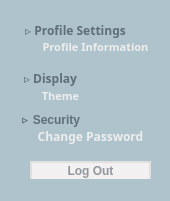
<?xml version="1.0" encoding="UTF-8"?>
<ui version="4.0">
 <class>MainWindow</class>
 <widget class="QMainWindow" name="MainWindow">
  <property name="geometry">
   <rect>
    <x>0</x>
    <y>0</y>
    <width>170</width>
    <height>201</height>
   </rect>
  </property>
  <property name="windowTitle">
   <string>MainWindow</string>
  </property>
  <property name="styleSheet">
   <string notr="true">background-color: #afc3cc;
color: #A9A9A9;</string>
  </property>
  <widget class="QWidget" name="centralwidget">
   <widget class="QPushButton" name="B_LogOut">
    <property name="geometry">
     <rect>
      <x>30</x>
      <y>161</y>
      <width>121</width>
      <height>20</height>
     </rect>
    </property>
    <property name="font">
     <font>
      <weight>75</weight>
      <bold>true</bold>
     </font>
    </property>
    <property name="cursor">
     <cursorShape>PointingHandCursor</cursorShape>
    </property>
    <property name="styleSheet">
     <string notr="true">border: 2px solid #E0E0E0;
background-color: #F2F0F0;
color: #91979e;</string>
    </property>
    <property name="text">
     <string>Log Out</string>
    </property>
   </widget>
   <widget class="QPushButton" name="B_Security">
    <property name="geometry">
     <rect>
      <x>20</x>
      <y>110</y>
      <width>61</width>
      <height>21</height>
     </rect>
    </property>
    <property name="font">
     <font>
      <pointsize>9</pointsize>
      <weight>75</weight>
      <bold>true</bold>
     </font>
    </property>
    <property name="cursor">
     <cursorShape>ArrowCursor</cursorShape>
    </property>
    <property name="styleSheet">
     <string notr="true">border: 2px;
background-color: #AFC3CC;
color: #5f6e78;</string>
    </property>
    <property name="text">
     <string>▹ Security</string>
    </property>
   </widget>
   <widget class="QPushButton" name="B_Display">
    <property name="geometry">
     <rect>
      <x>20</x>
      <y>70</y>
      <width>61</width>
      <height>16</height>
     </rect>
    </property>
    <property name="font">
     <font>
      <family>Microsoft YaHei</family>
      <pointsize>9</pointsize>
      <weight>75</weight>
      <bold>true</bold>
     </font>
    </property>
    <property name="cursor">
     <cursorShape>ArrowCursor</cursorShape>
    </property>
    <property name="styleSheet">
     <string notr="true">border: 2px;
background-color: #AFC3CC;
color: #5f6e78;</string>
    </property>
    <property name="text">
     <string>▹ Display</string>
    </property>
   </widget>
   <widget class="QPushButton" name="B_Pro5">
    <property name="geometry">
     <rect>
      <x>20</x>
      <y>20</y>
      <width>111</width>
      <height>21</height>
     </rect>
    </property>
    <property name="font">
     <font>
      <family>Microsoft YaHei</family>
      <pointsize>9</pointsize>
      <weight>75</weight>
      <bold>true</bold>
     </font>
    </property>
    <property name="cursor">
     <cursorShape>ArrowCursor</cursorShape>
    </property>
    <property name="styleSheet">
     <string notr="true">border: 2px;
background-color: #AFC3CC;
color: #5f6e78;</string>
    </property>
    <property name="text">
     <string>▹ Profile Settings</string>
    </property>
   </widget>
   <widget class="QPushButton" name="B_Pro5Infor">
    <property name="geometry">
     <rect>
      <x>30</x>
      <y>36</y>
      <width>131</width>
      <height>21</height>
     </rect>
    </property>
    <property name="font">
     <font>
      <family>Microsoft YaHei UI Light</family>
      <pointsize>8</pointsize>
      <weight>75</weight>
      <bold>true</bold>
     </font>
    </property>
    <property name="cursor">
     <cursorShape>PointingHandCursor</cursorShape>
    </property>
    <property name="styleSheet">
     <string notr="true">color: #ededed;
border-radius: 4px;</string>
    </property>
    <property name="text">
     <string>Profile Information</string>
    </property>
   </widget>
   <widget class="QPushButton" name="B_Theme">
    <property name="geometry">
     <rect>
      <x>30</x>
      <y>86</y>
      <width>61</width>
      <height>20</height>
     </rect>
    </property>
    <property name="font">
     <font>
      <family>Microsoft YaHei UI Light</family>
      <pointsize>8</pointsize>
      <weight>75</weight>
      <bold>true</bold>
     </font>
    </property>
    <property name="cursor">
     <cursorShape>PointingHandCursor</cursorShape>
    </property>
    <property name="styleSheet">
     <string notr="true">color: #ededed;
border-radius: 2px;</string>
    </property>
    <property name="text">
     <string>Theme</string>
    </property>
   </widget>
   <widget class="QPushButton" name="B_ChangePassword">
    <property name="geometry">
     <rect>
      <x>30</x>
      <y>126</y>
      <width>121</width>
      <height>21</height>
     </rect>
    </property>
    <property name="font">
     <font>
      <family>Microsoft YaHei UI Light</family>
      <weight>75</weight>
      <bold>true</bold>
     </font>
    </property>
    <property name="cursor">
     <cursorShape>PointingHandCursor</cursorShape>
    </property>
    <property name="styleSheet">
     <string notr="true">color: #ededed;
border-radius: 4px;</string>
    </property>
    <property name="text">
     <string>Change Password</string>
    </property>
   </widget>
   <zorder>B_Pro5Infor</zorder>
   <zorder>B_ChangePassword</zorder>
   <zorder>B_LogOut</zorder>
   <zorder>B_Pro5</zorder>
   <zorder>B_Theme</zorder>
   <zorder>B_Display</zorder>
   <zorder>B_Security</zorder>
  </widget>
  <widget class="QStatusBar" name="statusbar"/>
 </widget>
 <resources/>
 <connections/>
</ui>
